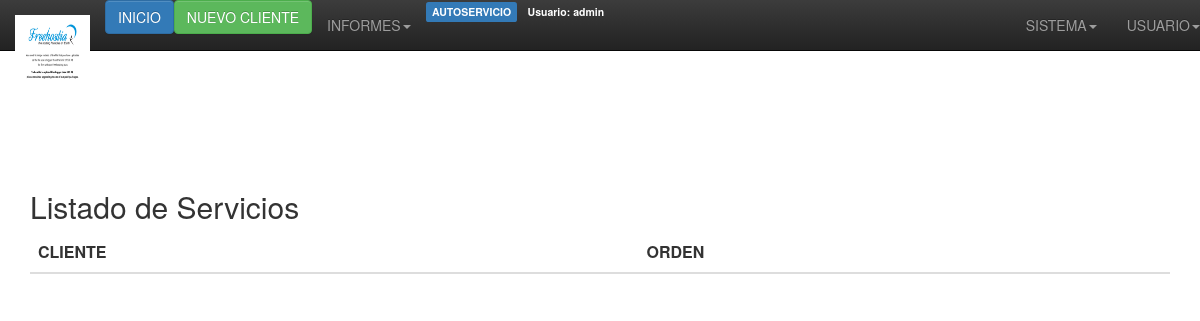
Before: /servicios/informe1.php (signed in) with the older database file.
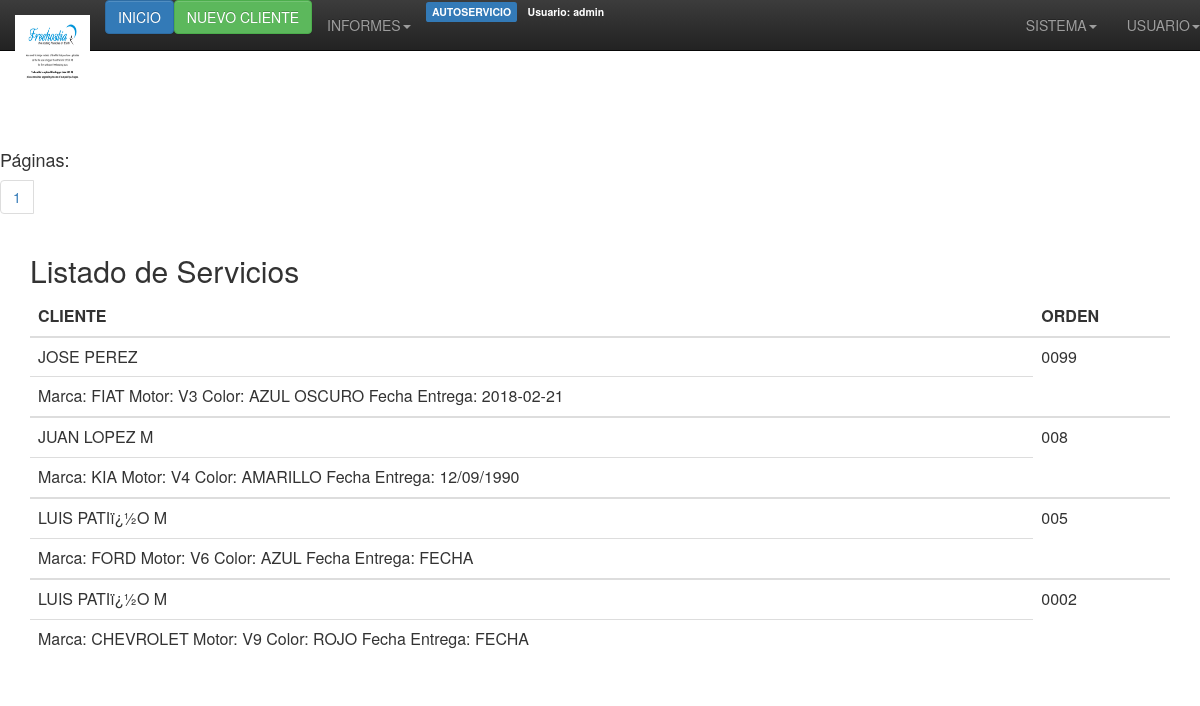
After: the same page with the newer database file.
### tables this page shows
CREATE TABLE `detalles` (
  `id_d` int(11) NOT NULL AUTO_INCREMENT,
  `id_servicio` int(3) NOT NULL,
  `orden` varchar(4) NOT NULL,
  `marca` varchar(30) NOT NULL,
  `serie` varchar(40) NOT NULL,
  `chasis` varchar(40) NOT NULL,
  `color` varchar(40) NOT NULL,
  `num_entrada` varchar(40) NOT NULL,
  `fec_entrega` varchar(20) NOT NULL,
  `hora_entrega` varchar(20) NOT NULL,
  `modelo_anio` varchar(20) NOT NULL,
  `motor` varchar(20) NOT NULL,
  `kilometros` varchar(20) NOT NULL,
  `placa` varchar(10) NOT NULL,
  PRIMARY KEY (`id_d`),
  KEY `id_servicio` (`id_servicio`)
);

CREATE TABLE `servicios` (
  `id` int(3) NOT NULL AUTO_INCREMENT,
  `placa` varchar(12) NOT NULL,
  `cliente` varchar(50) NOT NULL,
  `nit` varchar(15) NOT NULL,
  `fecha_recibo` varchar(15) NOT NULL,
  `direccion` varchar(50) NOT NULL,
  `telefono` varchar(50) NOT NULL,
  `hora_recibo` varchar(15) NOT NULL,
  PRIMARY KEY (`id`)
);

### servicios/informe1.php (the view, shortened to what this page needs)
<html xmlns="http://www.w3.org/1999/xhtml">
<head>
<link rel="stylesheet" href="bootstrap/css/bootstrap.min.css">
<link rel="stylesheet" href="bootstrap/css/bootstrap-theme.min.css">
</head>
<body>
<?php include("../encabezado.php"); ?>
<?php
$per_page = 10;
$result = mysql_query("SELECT * FROM servicios INNER JOIN detalles
  ON servicios.id = detalles.id_servicio ORDER BY id_d DESC");
$total_results = mysql_num_rows($result);
$total_pages = ceil($total_results / $per_page);
if (isset($_GET['page']) && is_numeric($_GET['page']))
{
$show_page = $_GET['page'];
if ($show_page > 0 && $show_page <= $total_pages)
{
$start = ($show_page -1) * $per_page;
$end = $start + $per_page;
}
else
{
$start = 0;
$end = $per_page;
}
}
else
{
$start = 0;
$end = $per_page;
}
?>
<p><br /><br /></p>
<?php
echo "<ul class='pagination'>";
for ($i = 1; $i <= $total_pages; $i++)
{
echo "<li><h4>Páginas:</h4><a href='view-paginated.php?page=$i'>$i</a></li>";
}
?>
</ul>
<div class="container">
  <h2>Listado de Servicios</h2>
<?php
echo "<div class='table‐responsive'>";
echo "<table class='table table-hover'>";
echo "<thead><tr> <th>CLIENTE</th> <th>ORDEN</th> </tr></thead>";
for ($i = $start; $i < $end; $i++)
{
if ($i == $total_results) { break; }
echo "<tbody>";
echo "<tr>";
echo '<td>' . mysql_result($result, $i, 'cliente') . '</td>';
echo '<td>' . mysql_result($result, $i, 'orden') . '</td>';
echo "</tr>";
echo '<td>Marca: ' . mysql_result($result, $i, 'marca') . '
Motor: ' . mysql_result($result, $i, 'motor') . '
Color: ' . mysql_result($result, $i, 'color') . '
Fecha Entrega: ' . mysql_result($result, $i, 'fec_entrega') . '
</td>';
echo "</tbody>";
}
echo "</table>";
echo "</div>";
?>
</div>
</body>
</html>

Changed rows visible on the page:
added detalles: id_servicio.cliente "JOSE PEREZ", orden "0099", marca "FIAT", motor "V3", color "AZUL OSCURO", fec_entrega "2018-02-21"
added detalles: id_servicio.cliente "JUAN LOPEZ M", orden "008", marca "KIA", motor "V4", color "AMARILLO", fec_entrega "12/09/1990"
added detalles: id_servicio.cliente "LUIS PATIï¿½O M", orden "005", marca "FORD", motor "V6", color "AZUL", fec_entrega "FECHA"
added detalles: id_servicio.cliente "LUIS PATIï¿½O M", orden "0002", marca "CHEVROLET", motor "V9", color "ROJO", fec_entrega "FECHA"
Other visible differences:
new list line: "Páginas: 1"
